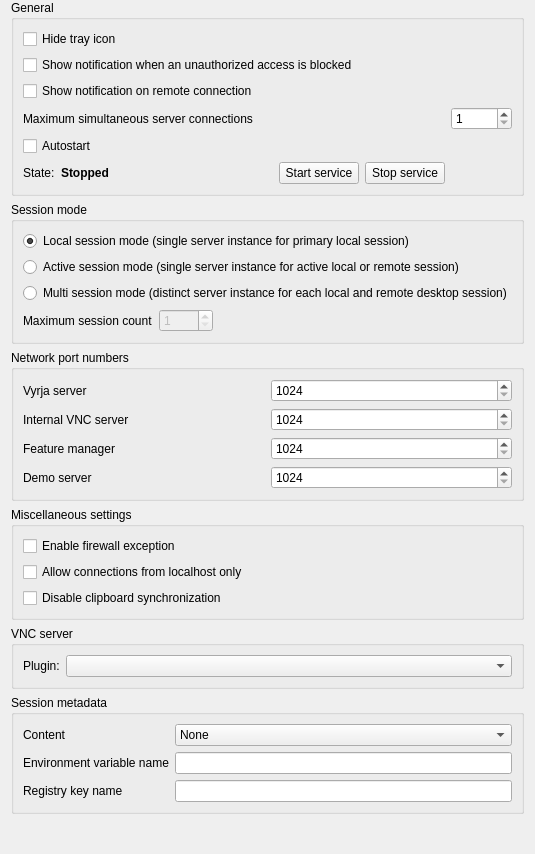
<?xml version="1.0" encoding="UTF-8"?>
<ui version="4.0">
 <class>ServiceConfigurationPage</class>
 <widget class="QWidget" name="ServiceConfigurationPage">
  <property name="windowTitle">
   <string notr="true">Form</string>
  </property>
  <layout class="QVBoxLayout" name="verticalLayout">
   <property name="topMargin">
    <number>0</number>
   </property>
   <property name="bottomMargin">
    <number>0</number>
   </property>
   <item>
    <widget class="QGroupBox" name="groupBox_3">
     <property name="title">
      <string>General</string>
     </property>
     <layout class="QGridLayout" name="gridLayout_12">
      <item row="1" column="0" colspan="2">
       <widget class="QCheckBox" name="failedAuthenticationNotificationsEnabled">
        <property name="text">
         <string>Show notification when an unauthorized access is blocked</string>
        </property>
       </widget>
      </item>
      <item row="2" column="0" colspan="2">
       <widget class="QCheckBox" name="remoteConnectionNotificationsEnabled">
        <property name="text">
         <string>Show notification on remote connection</string>
        </property>
       </widget>
      </item>
      <item row="4" column="0">
       <widget class="QLabel" name="serverConnectionLimitLabel">
        <property name="text">
         <string>Maximum simultaneous server connections</string>
        </property>
       </widget>
      </item>
      <item row="4" column="1">
       <widget class="QSpinBox" name="serverConnectionLimit">
        <property name="toolTip">
         <string>Limits simultaneous remote connections to protect the server against resource exhaustion.</string>
        </property>
        <property name="minimum">
         <number>1</number>
        </property>
        <property name="maximum">
         <number>10000</number>
        </property>
       </widget>
      </item>
      <item row="0" column="0" colspan="2">
       <widget class="QCheckBox" name="isTrayIconHidden">
        <property name="text">
         <string>Hide tray icon</string>
        </property>
       </widget>
      </item>
      <item row="5" column="0">
       <widget class="QCheckBox" name="autostartService">
        <property name="text">
         <string>Autostart</string>
        </property>
       </widget>
      </item>
      <item row="6" column="0">
       <layout class="QHBoxLayout" name="horizontalLayout_3">
        <item>
         <widget class="QLabel" name="label_16">
          <property name="text">
           <string>State:</string>
          </property>
         </widget>
        </item>
        <item>
         <widget class="QLabel" name="serviceState">
          <property name="font">
           <font>
            <bold>true</bold>
           </font>
          </property>
          <property name="text">
           <string>Stopped</string>
          </property>
         </widget>
        </item>
        <item>
         <spacer name="horizontalSpacer_9">
          <property name="orientation">
           <enum>Qt::Orientation::Horizontal</enum>
          </property>
          <property name="sizeHint" stdset="0">
           <size>
            <width>40</width>
            <height>20</height>
           </size>
          </property>
         </spacer>
        </item>
        <item>
         <widget class="QPushButton" name="startService">
          <property name="text">
           <string>Start service</string>
          </property>
          <property name="icon">
           <iconset resource="../../core/resources/core.qrc">
            <normaloff>:/core/media-playback-start.png</normaloff>:/core/media-playback-start.png</iconset>
          </property>
         </widget>
        </item>
        <item>
         <widget class="QPushButton" name="stopService">
          <property name="text">
           <string>Stop service</string>
          </property>
          <property name="icon">
           <iconset resource="../../core/resources/core.qrc">
            <normaloff>:/core/media-playback-stop.png</normaloff>:/core/media-playback-stop.png</iconset>
          </property>
         </widget>
        </item>
       </layout>
      </item>
     </layout>
    </widget>
   </item>
   <item>
    <widget class="QGroupBox" name="groupBox">
     <property name="title">
      <string>Session mode</string>
     </property>
     <layout class="QVBoxLayout" name="verticalLayout_2">
      <item>
       <widget class="QRadioButton" name="localSessionModeEnabled">
        <property name="text">
         <string>Local session mode (single server instance for primary local session)</string>
        </property>
        <property name="checked">
         <bool>true</bool>
        </property>
        <attribute name="buttonGroup">
         <string notr="true">sessionModeButtonGroup</string>
        </attribute>
       </widget>
      </item>
      <item>
       <widget class="QRadioButton" name="activeSessionModeEnabled">
        <property name="toolTip">
         <string>Enable if a single Vyrja Server instance should be launched for the currently active session, no matter if local or remote.</string>
        </property>
        <property name="text">
         <string>Active session mode (single server instance for active local or remote session)</string>
        </property>
        <attribute name="buttonGroup">
         <string notr="true">sessionModeButtonGroup</string>
        </attribute>
       </widget>
      </item>
      <item>
       <widget class="QRadioButton" name="multiSessionModeEnabled">
        <property name="toolTip">
         <string>Enabling this option will make the service launch a server process for every interactive session on a computer.
Typically this is required to support terminal servers.</string>
        </property>
        <property name="text">
         <string>Multi session mode (distinct server instance for each local and remote desktop session)</string>
        </property>
        <attribute name="buttonGroup">
         <string notr="true">sessionModeButtonGroup</string>
        </attribute>
       </widget>
      </item>
      <item>
       <layout class="QHBoxLayout" name="horizontalLayout_2">
        <item>
         <widget class="QLabel" name="label_2">
          <property name="text">
           <string>Maximum session count</string>
          </property>
         </widget>
        </item>
        <item>
         <widget class="QSpinBox" name="maximumSessionCount">
          <property name="enabled">
           <bool>false</bool>
          </property>
          <property name="minimum">
           <number>1</number>
          </property>
          <property name="maximum">
           <number>1000</number>
          </property>
         </widget>
        </item>
        <item>
         <spacer name="horizontalSpacer">
          <property name="orientation">
           <enum>Qt::Orientation::Horizontal</enum>
          </property>
          <property name="sizeHint" stdset="0">
           <size>
            <width>40</width>
            <height>20</height>
           </size>
          </property>
         </spacer>
        </item>
       </layout>
      </item>
     </layout>
    </widget>
   </item>
   <item>
    <widget class="QGroupBox" name="networkPortNumbersGroupBox">
     <property name="title">
      <string>Network port numbers</string>
     </property>
     <layout class="QGridLayout" name="gridLayout_11">
      <item row="3" column="0">
       <widget class="QLabel" name="label_13">
        <property name="text">
         <string>Demo server</string>
        </property>
       </widget>
      </item>
      <item row="1" column="0">
       <widget class="QLabel" name="label_15">
        <property name="text">
         <string>Internal VNC server</string>
        </property>
       </widget>
      </item>
      <item row="0" column="0">
       <widget class="QLabel" name="label_12">
        <property name="text">
         <string>Vyrja server</string>
        </property>
       </widget>
      </item>
      <item row="3" column="1">
       <widget class="QSpinBox" name="demoServerPort">
        <property name="minimum">
         <number>1024</number>
        </property>
        <property name="maximum">
         <number>65535</number>
        </property>
       </widget>
      </item>
      <item row="0" column="1">
       <widget class="QSpinBox" name="veyonServerPort">
        <property name="minimum">
         <number>1024</number>
        </property>
        <property name="maximum">
         <number>65535</number>
        </property>
       </widget>
      </item>
      <item row="1" column="1">
       <widget class="QSpinBox" name="vncServerPort">
        <property name="minimum">
         <number>1024</number>
        </property>
        <property name="maximum">
         <number>65535</number>
        </property>
       </widget>
      </item>
      <item row="2" column="1">
       <widget class="QSpinBox" name="featureWorkerManagerPort">
        <property name="minimum">
         <number>1024</number>
        </property>
        <property name="maximum">
         <number>65535</number>
        </property>
       </widget>
      </item>
      <item row="2" column="0">
       <widget class="QLabel" name="label_14">
        <property name="text">
         <string>Feature manager</string>
        </property>
       </widget>
      </item>
     </layout>
    </widget>
   </item>
   <item>
    <widget class="QGroupBox" name="miscSettingsGroupBox">
     <property name="title">
      <string>Miscellaneous settings</string>
     </property>
     <layout class="QVBoxLayout" name="verticalLayout_3">
      <item>
       <widget class="QCheckBox" name="isFirewallExceptionEnabled">
        <property name="text">
         <string>Enable firewall exception</string>
        </property>
       </widget>
      </item>
      <item>
       <widget class="QCheckBox" name="localConnectOnly">
        <property name="text">
         <string>Allow connections from localhost only</string>
        </property>
       </widget>
      </item>
      <item>
       <widget class="QCheckBox" name="clipboardSynchronizationDisabled">
        <property name="text">
         <string>Disable clipboard synchronization</string>
        </property>
       </widget>
      </item>
     </layout>
    </widget>
   </item>
   <item>
    <widget class="QGroupBox" name="vncServerGroupBox">
     <property name="title">
      <string>VNC server</string>
     </property>
     <layout class="QVBoxLayout" name="vncServerGroupBoxLayout">
      <item>
       <layout class="QHBoxLayout" name="horizontalLayout">
        <item>
         <widget class="QLabel" name="label">
          <property name="text">
           <string>Plugin:</string>
          </property>
         </widget>
        </item>
        <item>
         <widget class="QComboBox" name="vncServerPlugin">
          <property name="sizePolicy">
           <sizepolicy hsizetype="MinimumExpanding" vsizetype="Fixed">
            <horstretch>0</horstretch>
            <verstretch>0</verstretch>
           </sizepolicy>
          </property>
         </widget>
        </item>
       </layout>
      </item>
     </layout>
    </widget>
   </item>
   <item>
    <widget class="QGroupBox" name="sessionMetaDataGroupBox">
     <property name="title">
      <string>Session metadata</string>
     </property>
     <layout class="QFormLayout" name="formLayout">
      <item row="0" column="0">
       <widget class="QLabel" name="sessionMetaDataContentLabel">
        <property name="text">
         <string>Content</string>
        </property>
       </widget>
      </item>
      <item row="0" column="1">
       <widget class="QComboBox" name="sessionMetaDataContent">
        <property name="sizePolicy">
         <sizepolicy hsizetype="MinimumExpanding" vsizetype="Fixed">
          <horstretch>0</horstretch>
          <verstretch>0</verstretch>
         </sizepolicy>
        </property>
        <item>
         <property name="text">
          <string>None</string>
         </property>
        </item>
        <item>
         <property name="text">
          <string>Value of an environment variable</string>
         </property>
        </item>
        <item>
         <property name="text">
          <string>Value of a registry key</string>
         </property>
        </item>
       </widget>
      </item>
      <item row="1" column="0">
       <widget class="QLabel" name="sessionMetaDataEnvironmentVariableLabel">
        <property name="text">
         <string>Environment variable name</string>
        </property>
       </widget>
      </item>
      <item row="1" column="1">
       <widget class="QLineEdit" name="sessionMetaDataEnvironmentVariable"/>
      </item>
      <item row="2" column="0">
       <widget class="QLabel" name="sessionMetaDataRegistryKeyLabel">
        <property name="text">
         <string>Registry key name</string>
        </property>
       </widget>
      </item>
      <item row="2" column="1">
       <widget class="QLineEdit" name="sessionMetaDataRegistryKey">
        <property name="toolTip">
         <string>Optionally enter a regular expression with a capture to extract a part of the computer name and use it as the display name for the computer.

Example: [^-]*-(PC[0-9]*)</string>
        </property>
       </widget>
      </item>
     </layout>
    </widget>
   </item>
   <item>
    <spacer name="verticalSpacer">
     <property name="orientation">
      <enum>Qt::Orientation::Vertical</enum>
     </property>
     <property name="sizeHint" stdset="0">
      <size>
       <width>20</width>
       <height>40</height>
      </size>
     </property>
    </spacer>
   </item>
  </layout>
 </widget>
 <tabstops>
  <tabstop>isTrayIconHidden</tabstop>
  <tabstop>failedAuthenticationNotificationsEnabled</tabstop>
  <tabstop>remoteConnectionNotificationsEnabled</tabstop>
  <tabstop>autostartService</tabstop>
  <tabstop>startService</tabstop>
  <tabstop>stopService</tabstop>
  <tabstop>localSessionModeEnabled</tabstop>
  <tabstop>activeSessionModeEnabled</tabstop>
  <tabstop>multiSessionModeEnabled</tabstop>
  <tabstop>maximumSessionCount</tabstop>
  <tabstop>serverConnectionLimit</tabstop>
  <tabstop>veyonServerPort</tabstop>
  <tabstop>vncServerPort</tabstop>
  <tabstop>featureWorkerManagerPort</tabstop>
  <tabstop>demoServerPort</tabstop>
  <tabstop>isFirewallExceptionEnabled</tabstop>
  <tabstop>localConnectOnly</tabstop>
  <tabstop>clipboardSynchronizationDisabled</tabstop>
  <tabstop>vncServerPlugin</tabstop>
  <tabstop>sessionMetaDataContent</tabstop>
  <tabstop>sessionMetaDataEnvironmentVariable</tabstop>
  <tabstop>sessionMetaDataRegistryKey</tabstop>
 </tabstops>
 <resources>
  <include location="../../core/resources/core.qrc"/>
 </resources>
 <connections>
  <connection>
   <sender>vncServerPlugin</sender>
   <signal>currentIndexChanged(int)</signal>
   <receiver>ServiceConfigurationPage</receiver>
   <slot>updateVncServerPluginConfigurationWidget()</slot>
   <hints>
    <hint type="sourcelabel">
     <x>381</x>
     <y>703</y>
    </hint>
    <hint type="destinationlabel">
     <x>340</x>
     <y>484</y>
    </hint>
   </hints>
  </connection>
  <connection>
   <sender>startService</sender>
   <signal>clicked()</signal>
   <receiver>ServiceConfigurationPage</receiver>
   <slot>startService()</slot>
   <hints>
    <hint type="sourcelabel">
     <x>230</x>
     <y>118</y>
    </hint>
    <hint type="destinationlabel">
     <x>207</x>
     <y>234</y>
    </hint>
   </hints>
  </connection>
  <connection>
   <sender>stopService</sender>
   <signal>clicked()</signal>
   <receiver>ServiceConfigurationPage</receiver>
   <slot>stopService()</slot>
   <hints>
    <hint type="sourcelabel">
     <x>342</x>
     <y>118</y>
    </hint>
    <hint type="destinationlabel">
     <x>207</x>
     <y>234</y>
    </hint>
   </hints>
  </connection>
  <connection>
   <sender>multiSessionModeEnabled</sender>
   <signal>toggled(bool)</signal>
   <receiver>maximumSessionCount</receiver>
   <slot>setEnabled(bool)</slot>
   <hints>
    <hint type="sourcelabel">
     <x>320</x>
     <y>371</y>
    </hint>
    <hint type="destinationlabel">
     <x>295</x>
     <y>415</y>
    </hint>
   </hints>
  </connection>
 </connections>
 <slots>
  <slot>updateVncServerPluginConfigurationWidget()</slot>
  <slot>startService()</slot>
  <slot>stopService()</slot>
 </slots>
 <buttongroups>
  <buttongroup name="sessionModeButtonGroup"/>
 </buttongroups>
</ui>
